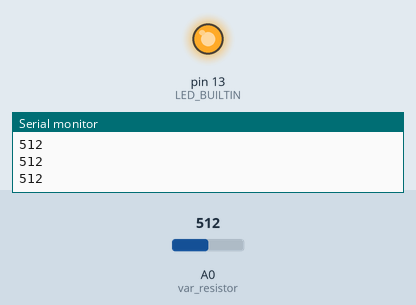
This sketch was run on a simulated Arduino Uno, built with avr-gcc and run on an emulated ATmega328P. Parts: output pins drawn as LEDs (lit = HIGH), the last lines printed to the serial monitor. The test bench sets the inputs (shaded band); at power-on: A0 (var_resistor) = 512.

Above: at 1.2 s.
1.3 s: A0 (var_resistor) set to 0
3.0 s: A0 (var_resistor) set to 122
At 3.18 s:
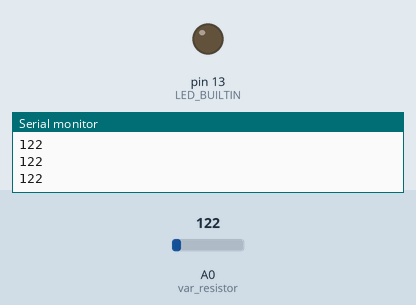
Timing chart, 0 to 12.0 s (numbered marks = the images above; inputs shaded):
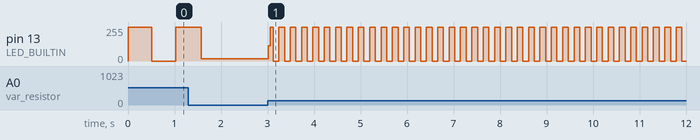

Measured:
- after the input at 3.0 s, pin 13 (LED_BUILTIN): 16/255 → 116/255 at once, then moves between 0/255 and 255/255, repeating every 0.49 s

The sketch:

LED_With_Analog_Input_Serial_Output.ino
```cpp
#include <MsTimer2.h>
#define var_resistor A0
int var_resistor_value ;
void setup() {
  // put your setup code here, to run once:
  pinMode(LED_BUILTIN, OUTPUT);
  Serial.begin(115200);
  MsTimer2::set(20,readVariableResistor);
  MsTimer2::start();
}

void loop() {
  // put your main code here, to run repeatedly:
  var_resistor_value = analogRead(var_resistor);
  digitalWrite(LED_BUILTIN,HIGH);
  delay(var_resistor_value);
  digitalWrite(LED_BUILTIN,LOW);
  delay(var_resistor_value);

}

void readVariableResistor(){
  var_resistor_value = analogRead(var_resistor);
  Serial.println(var_resistor_value);
}
```
